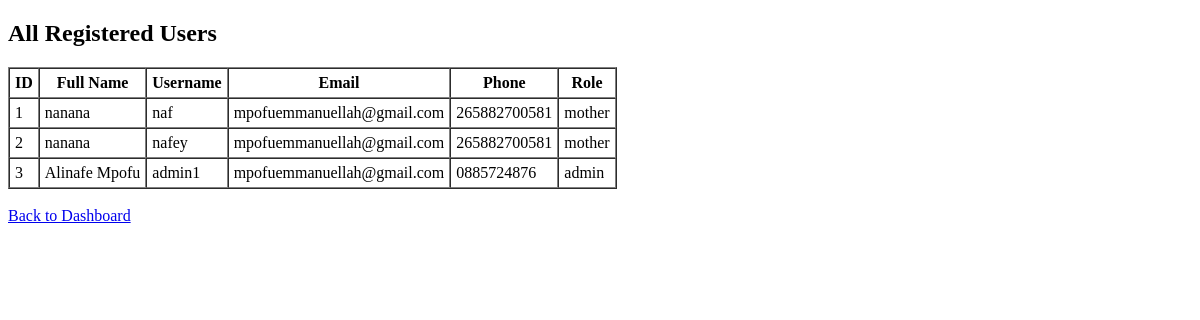
Before: /admin/users with the older database file.
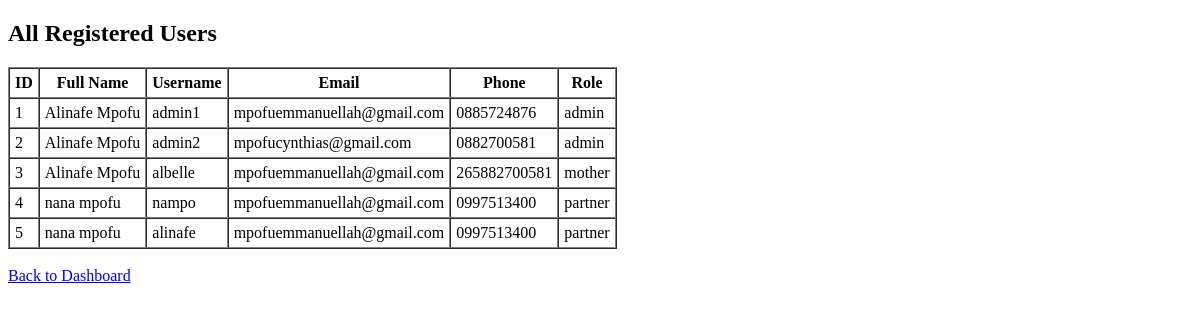
After: the same page with the newer database file.
### tables this page shows
CREATE TABLE users (
            id INTEGER PRIMARY KEY AUTOINCREMENT,
            full_name TEXT NOT NULL,
            username TEXT UNIQUE NOT NULL,
            email TEXT,
            phone TEXT,
            password TEXT NOT NULL,
            role TEXT NOT NULL, -- mother, partner, admin
            linked_mother_username TEXT, 
            due_date TEXT, -- for mothers only
            language TEXT
        );

### app.py (the view)
@app.route('/admin/users')
def admin_users():
    conn = sqlite3.connect("data/usalama.db")
    sql = conn.cursor()
    sql.execute("SELECT id, full_name, username, email, phone, role FROM users")
    users = sql.fetchall()
    conn.close()
    return render_template('admin_users.html', users=users)

### templates/admin_users.html (shortened to what this page needs)
<!DOCTYPE html>
<html>
<head>
</head>
<body>
    <h2>All Registered Users</h2>
    <table border="1" cellpadding="5" cellspacing="0">
        <tr>
            <th>ID</th>
            <th>Full Name</th>
            <th>Username</th>
            <th>Email</th>
            <th>Phone</th>
            <th>Role</th>
        </tr>
        {% for user in users %}
        <tr>
            <td>{{ user[0] }}</td>
            <td>{{ user[1] }}</td>
            <td>{{ user[2] }}</td>
            <td>{{ user[3] }}</td>
            <td>{{ user[4] }}</td>
            <td>{{ user[5] }}</td>
        </tr>
        {% endfor %}
    </table>
    <br>
    <a href="{{ url_for('admin_dashboard') }}">Back to Dashboard</a>
</body>
</html>

Changed rows visible on the page:
changed users id 1: full_name "nanana" → "Alinafe Mpofu"; username "naf" → "admin1"; phone "265882700581" → "0885724876"; role "mother" → "admin"
changed users id 2: full_name "nanana" → "Alinafe Mpofu"; username "nafey" → "admin2"; email "mpofuemmanuellah@gmail.com" → "mpofucynthias@gmail.com"; phone "265882700581" → "0882700581"; role "mother" → "admin"
changed users id 3: username "admin1" → "albelle"; phone "0885724876" → "265882700581"; role "admin" → "mother"
added users: id "4", full_name "nana mpofu", username "nampo", email "mpofuemmanuellah@gmail.com", phone "0997513400", role "partner"
added users: id "5", full_name "nana mpofu", username "alinafe", email "mpofuemmanuellah@gmail.com", phone "0997513400", role "partner"
